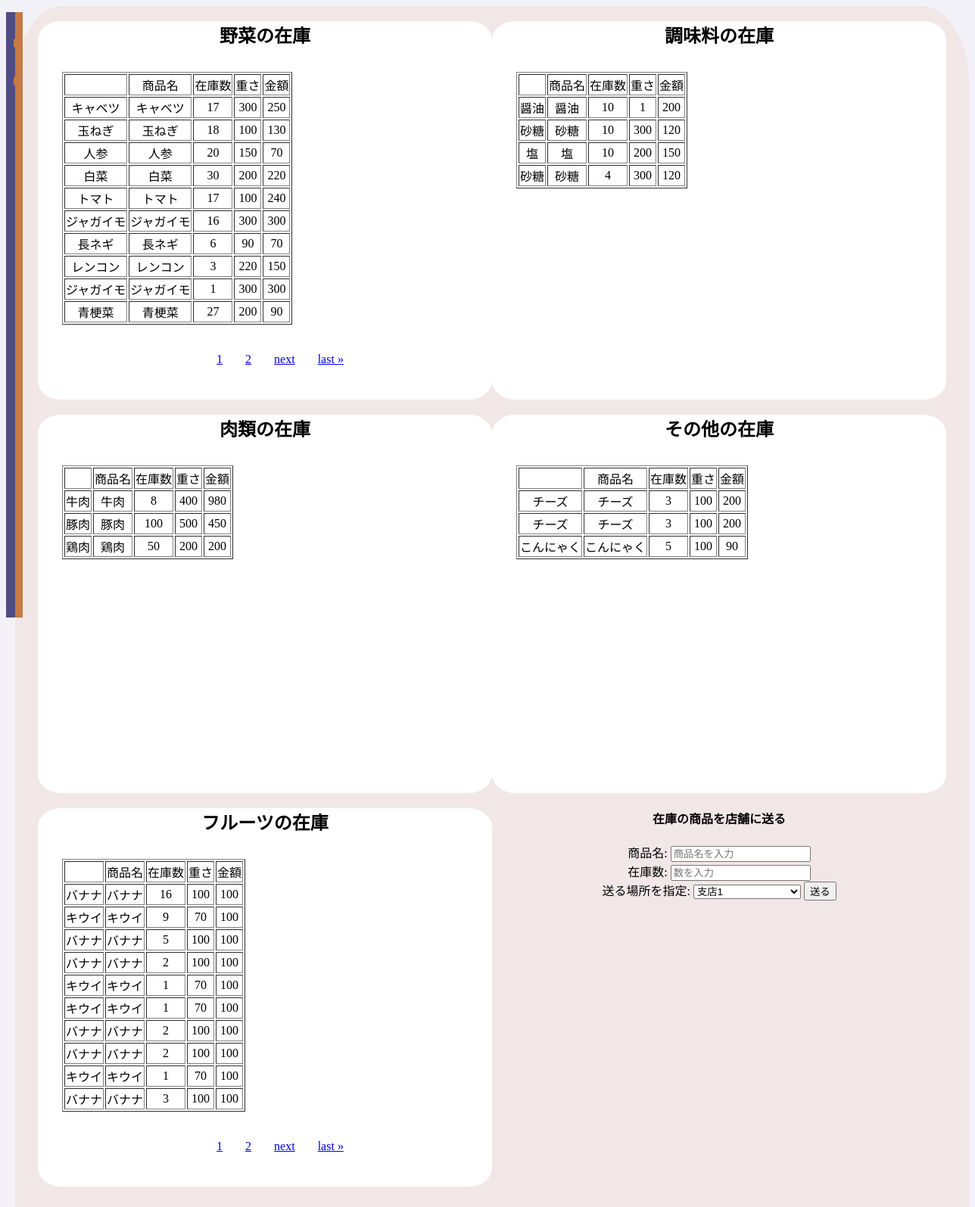
/list_warehouse/, run on the app's committed database.
### app/models.py (models this page shows, shortened)
class Product(models.Model):
    SELECTION = [['野菜', '野菜'], ['肉類', '肉類'], ['フルーツ', 'フルーツ'], ['調味料', '調味料'], ['その他', 'その他']]
    name = models.CharField(max_length=255)
    weight = models.IntegerField()
    stock = models.IntegerField()
    cost = models.IntegerField()
    classification = models.CharField('分類', max_length=10, choices=SELECTION, default='その他')
    created_at = models.DateTimeField(auto_now_add=True)
    updated_at = models.DateTimeField(auto_now=True)

### app/views.py (the view)
# urls.py: path('list_warehouse/', views.List_WarehouseView.as_view(), name='list_warehouse'),
class List_WarehouseView(generic.ListView):
    model = Product
    template_name = 'warehouse.html'
    def get_context_data(self, **kwargs):
        context=super().get_context_data(**kwargs)
        context['product_vegetable_list'] = Product.objects.filter(classification='野菜')
        context['product_meet_list'] = Product.objects.filter(classification='肉類')
        context['product_fruits_list'] = Product.objects.filter(classification='フルーツ')
        context['product_seasoning_list'] = Product.objects.filter(classification='調味料')
        context['product_others_list'] = Product.objects.filter(classification='その他')
        product_vegetable_paginator = Paginator(context['product_vegetable_list'], 10)
        product_vegetable_page_number = self.request.GET.get('product_vegetable_page')
        product_vegetable_page_obj = product_vegetable_paginator.get_page(product_vegetable_page_number)
        context['product_vegetable_page_obj'] = product_vegetable_page_obj
        product_meet_paginator = Paginator(context['product_meet_list'], 10)
        product_meet_page_number = self.request.GET.get('product_meet_page')
        product_meet_page_obj = product_meet_paginator.get_page(product_meet_page_number)
        context['product_meet_page_obj'] = product_meet_page_obj
        product_fruits_paginator = Paginator(context['product_fruits_list'], 10)
        product_fruits_page_number = self.request.GET.get('product_fruits_page')
        product_fruits_page_obj = product_fruits_paginator.get_page(product_fruits_page_number)
        context['product_fruits_page_obj'] = product_fruits_page_obj
        product_seasoning_paginator = Paginator(context['product_seasoning_list'], 10)
        product_seasoning_page_number = self.request.GET.get('product_seasoning_page')
        product_seasoning_page_obj = product_seasoning_paginator.get_page(product_seasoning_page_number)
        context['product_seasoning_page_obj'] = product_seasoning_page_obj
        product_others_paginator = Paginator(context['product_others_list'], 10)
        product_others_page_number = self.request.GET.get('product_others_page')
        product_others_page_obj = product_others_paginator.get_page(product_others_page_number)
        context['product_others_page_obj'] = product_others_page_obj
        return context

### app/templates/warehouse.html (shortened to what this page needs)
{% extends 'base.html' %}
{% block content %}
    <div class="others">
        <div class="list_one">
            <div class="vege">
                <h2>野菜の在庫</h2>
                <table border="1">
                    <tr>
                        <td></td>
                        <td>商品名</td>
                        <td>在庫数</td>
                        <td>重さ</td>
                        <td>金額</td>
                    </tr>
                    {% for branch_vege in product_vegetable_page_obj %}
                    <tr>
                        <td>{{ branch_vege.name }}</td>
                        <td>{{ branch_vege.name }}</td>
                        <td>{{ branch_vege.stock }}</td>
                        <td>{{ branch_vege.weight }}</td>
                        <td>{{ branch_vege.cost }}</td>
                    </tr>
                    {% endfor %}
                </table>
                {% if product_vegetable_page_obj.has_other_pages %}
                <ul class="pagination">
                {% for page_num in product_vegetable_page_obj.paginator.page_range %}
                    {% if product_vegetable_page_obj.number == page_num %}
                        <li class="page-item active"><a class="page-link" href="#">{{ page_num }}</a></li>
                    {% else %}
                        <li class="page-item"><a class="page-link" href="?product_vegetable_page={{ page_num }}">{{ page_num }}</a></li>
                    {% endif %}
                {% endfor %}
                {% if product_vegetable_page_obj.has_next %}
                    <li class="page-item">
                        <a class="page-link" href="?product_vegetable_page={{ product_vegetable_page_obj.next_page_number }}">next</a>
                    </li>
                    <li class="page-item">
                        <a class="page-link" href="?product_vegetable_page={{ product_vegetable_page_obj.paginator.num_pages }}">last &raquo;</a>
                    </li>
                {% endif %}
                </ul>
                {% endif %}
            </div>
            <div class="vege">
                <h2>肉類の在庫</h2>
                <table border="1">
                    <tr>
                        <td></td>
                        <td>商品名</td>
                        <td>在庫数</td>
                        <td>重さ</td>
                        <td>金額</td>
                    </tr>
                    {% for branch_meet in product_meet_page_obj %}
                    <tr>
                        <td>{{ branch_meet.name }}</td>
                        <td>{{ branch_meet.name }}</td>
                        <td>{{ branch_meet.stock }}</td>
                        <td>{{ branch_meet.weight }}</td>
                        <td>{{ branch_meet.cost }}</td>
                    </tr>
                    {% endfor %}
                </table>
            </div>
            <div class="vege">
                <H2>フルーツの在庫</H2>
                <table border="1">
                    <tr>
                        <td></td>
                        <td>商品名</td>
                        <td>在庫数</td>
                        <td>重さ</td>
                        <td>金額</td>
                    </tr>
                    {% for branch_fru in product_fruits_page_obj %}
                    <tr>
                        <td>{{ branch_fru.name }}</td>
                        <td>{{ branch_fru.name }}</td>
                        <td>{{ branch_fru.stock }}</td>
                        <td>{{ branch_fru.weight }}</td>
                        <td>{{ branch_fru.cost }}</td>
                    </tr>
                    {% endfor %}
                </table>
                {% if product_fruits_page_obj.has_other_pages %}
                <ul class="pagination">
                {% for page_num in product_fruits_page_obj.paginator.page_range %}
                    {% if product_fruits_page_obj.number == page_num %}
                        <li class="page-item active"><a class="page-link" href="#">{{ page_num }}</a></li>
                    {% else %}
                        <li class="page-item"><a class="page-link" href="?product_fruits_page={{ page_num }}">{{ page_num }}</a></li>
                    {% endif %}
                {% endfor %}
                {% if product_fruits_page_obj.has_next %}
                    <li class="page-item">
                        <a class="page-link" href="?product_fruits_page={{ product_fruits_page_obj.next_page_number }}">next</a>
                    </li>
                    <li class="page-item">
                        <a class="page-link" href="?product_fruits_page={{ product_fruits_page_obj.paginator.num_pages }}">last &raquo;</a>
                    </li>
                {% endif %}
                </ul>
                {% endif %}
            </div>
        </div>
        <div class="list_two">
            <div class="veg">
                <h2>調味料の在庫</h2>
                <table border="1">
                    <tr>
                        <td></td>
                        <td>商品名</td>
                        <td>在庫数</td>
                        <td>重さ</td>
                        <td>金額</td>
                    </tr>
                    {% for branch_seas in product_seasoning_page_obj %}
                    <tr>
                        <td>{{ branch_seas.name }}</td>
                        <td>{{ branch_seas.name }}</td>
                        <td>{{ branch_seas.stock }}</td>
                        <td>{{ branch_seas.weight }}</td>
                        <td>{{ branch_seas.cost }}</td>
                    </tr>
                    {% endfor %}
                </table>
            </div>
            <div class="veg">
                <h2>その他の在庫</h2>
                <table border="1">
                    <tr>
                        <td></td>
                        <td>商品名</td>
                        <td>在庫数</td>
                        <td>重さ</td>
                        <td>金額</td>
                    </tr>
                    {% for branch_other in product_others_page_obj %}
                    <tr>
                        <td>{{ branch_other.name }}</td>
                        <td>{{ branch_other.name }}</td>
                        <td>{{ branch_other.stock }}</td>
                        <td>{{ branch_other.weight }}</td>
                        <td>{{ branch_other.cost }}</td>
                    </tr>
                    {% endfor %}
                </table>
            </div>
            <div class="form">
                <h4>在庫の商品を店舗に送る</h4>
                <form method="POST" action="{% url 'app:send' %}">
                    <label for="name">商品名:</label>
                    <input type="text" name="name" id="name" required placeholder="商品名を入力">
                    <br>
                    <label for="stock">在庫数:</label>
                    <input type="number" name="stock" id="stock" min="0" required placeholder="数を入力">
                    <br>
                    <label for="product">送る場所を指定:</label>
                    <select name="product">
                        <option value="Branch_one">支店1</option>
                    </select>
                    <input type="submit" value="送る">
                </form>
            </div>
        </div>
    </div>
{% endblock %}

### static/style.css (style rules this page uses)
body { background-color: #e0e0ed63; }
.pagination { display: flex; justify-content: center; }
.page-item { display: inline-block; margin: 0 5px; }
.page-link { display: block; padding: 5px 10px; }
.others { width: 1300px; height: 2000px; background: rgb(242, 231, 231); border-radius: 5%; display: flex; text-align: center; justify-content: space-between; }
.vege { border-radius: 5%; margin-left: 30px; height: 500px; width: 600px; background: white; }
.veg { border-radius: 5%; margin-right: 30px; height: 500px; width: 600px; background: white; }
.vege table { margin: 2rem; text-align: center; }
.veg table { margin: 2rem; text-align: center; }
.form { height: 200px; width: 600px; }

### data on the page
Product: name "キャベツ", stock "17", weight "300", cost "250"
Product: name "玉ねぎ", stock "18", weight "100", cost "130"
Product: name "人参", stock "20", weight "150", cost "70"
Product: name "白菜", stock "30", weight "200", cost "220"
Product: name "トマト", stock "17", weight "100", cost "240"
Product: name "ジャガイモ", stock "16", weight "300", cost "300"
Product: name "長ネギ", stock "6", weight "90", cost "70"
Product: name "レンコン", stock "3", weight "220", cost "150"
Product: name "ジャガイモ", stock "1", weight "300", cost "300"
Product: name "青梗菜", stock "27", weight "200", cost "90"
Product: name "牛肉", stock "8", weight "400", cost "980"
Product: name "豚肉", stock "100", weight "500", cost "450"
Product: name "鶏肉", stock "50", weight "200", cost "200"
Product: name "バナナ", stock "16", weight "100", cost "100"
Product: name "キウイ", stock "9", weight "70", cost "100"
Product: name "バナナ", stock "5", weight "100", cost "100"
Product: name "バナナ", stock "2", weight "100", cost "100"
Product: name "キウイ", stock "1", weight "70", cost "100"
Product: name "キウイ", stock "1", weight "70", cost "100"
Product: name "バナナ", stock "2", weight "100", cost "100"
Product: name "バナナ", stock "2", weight "100", cost "100"
Product: name "キウイ", stock "1", weight "70", cost "100"
Product: name "バナナ", stock "3", weight "100", cost "100"
Product: name "醤油", stock "10", weight "1", cost "200"
Product: name "砂糖", stock "10", weight "300", cost "120"
Product: name "塩", stock "10", weight "200", cost "150"
Product: name "砂糖", stock "4", weight "300", cost "120"
Product: name "チーズ", stock "3", weight "100", cost "200"
Product: name "チーズ", stock "3", weight "100", cost "200"
Product: name "こんにゃく", stock "5", weight "100", cost "90"

### other printed values
{{ page_num }} "1"
{{ page_num }} "2"
